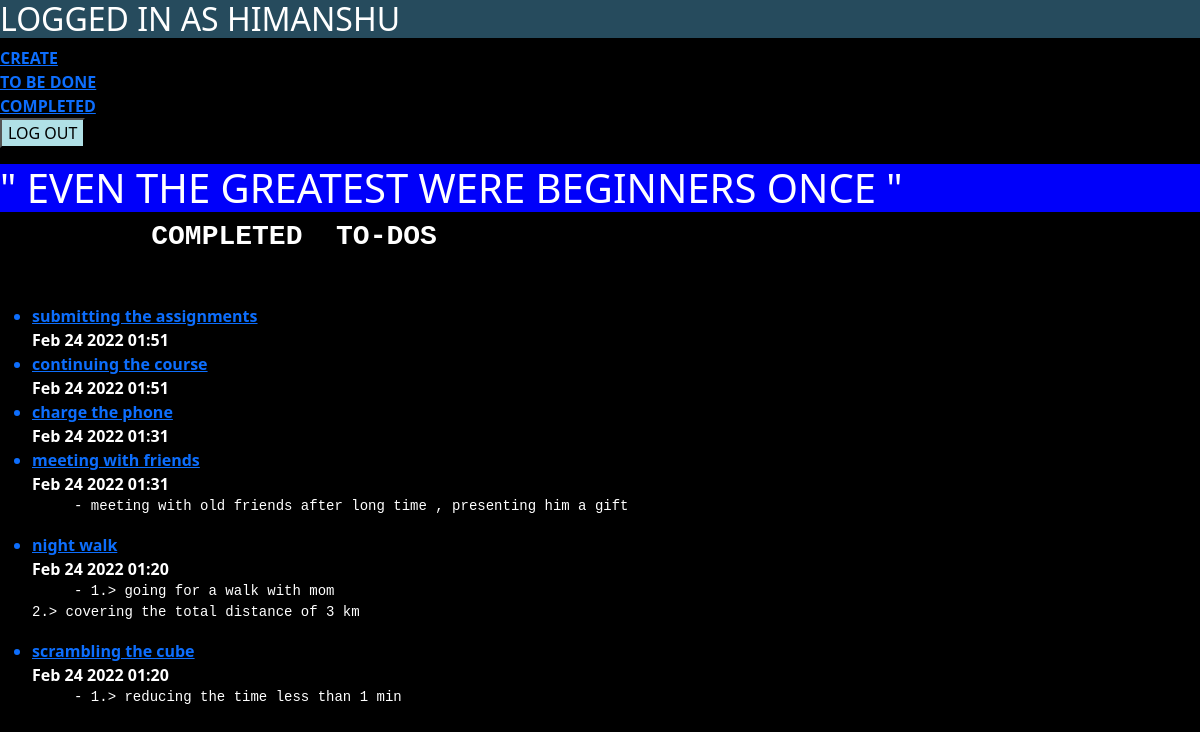
The page /completed/ (signed in) on the database as committed earlier.
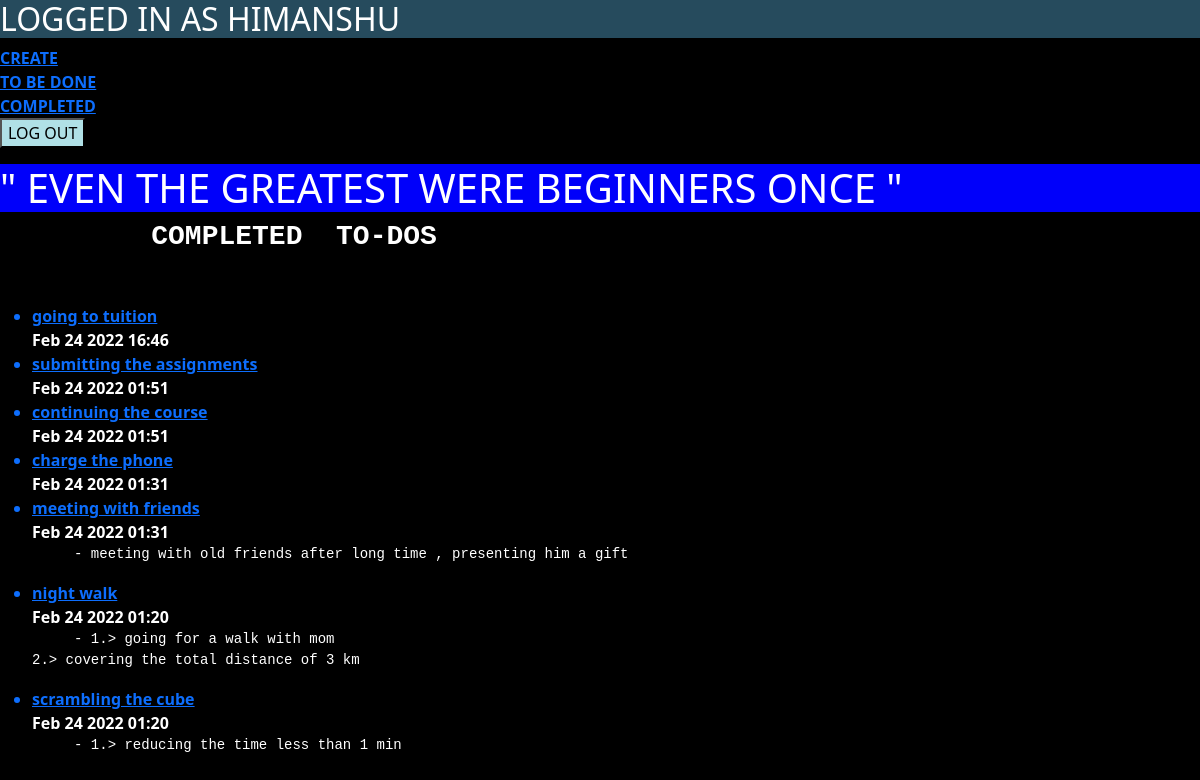
The same page on the database as committed later.
### todo/models.py (models this page shows, shortened)
class Todo(models.Model):
    title = models.CharField(max_length=100 , editable=True)
    memo = models.TextField(blank=True , editable=True )
    created = models.DateTimeField(auto_now_add=True)
    datecompleted = models.DateTimeField(null=True , blank=True)
    important = models.BooleanField(default=False , editable=True)
    user = models.ForeignKey(User , on_delete = models.CASCADE)

### todo/views.py (the view)
# urls.py: path('completed/', views.completedtodos, name='completedtodos'),
@login_required()
def completedtodos(request):
    todos =Todo.objects.filter(user=request.user, datecompleted__isnull=False).order_by('-datecompleted')
    return render(request, 'todo/completedtodos.html',{'todos':todos})

### todo/templates/todo/completedtodos.html (shortened to what this page needs)
{% extends 'todo/base.html' %}
{% block content %}
<h1 style="background-color : rgb(0,0,250)">
  " EVEN THE GREATEST WERE BEGINNERS ONCE "
</h1>
<h2>
    <pre>
     <b>    COMPLETED  TO-DOS   </b>
    </pre>
</h2>
<ul>
      {% for todo in todos %}
      {% if todo.important %}
      <b>
       <a href="{% url 'viewtodo'  todo.id  %}"> <li> {{ todo.title }}</li></a> {{ todo.datecompleted|date:'M j Y H:i' }}
      </b>
      {% else %}
      <a href="{% url 'viewtodo'  todo.id  %}">
      <li> {{ todo.title }}</li> </a> {{ todo.datecompleted|date:'M j Y H:i' }}
       {% endif %}
      {% if todo.memo %}
      <pre><li>     - {{ todo.memo }}   </li></pre>
      {% endif %}
    {% endfor %}
</ul>
{% endblock %}

Rows that differ between the two databases and show on the page:
now on this page (row edited): Todo: title "going to tuition", datecompleted "Feb 24 2022 16:46"
